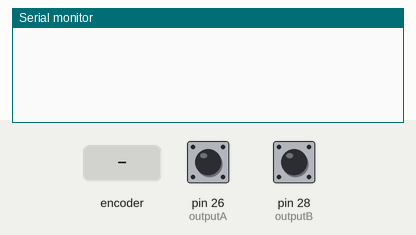
Simulated run of this sketch. Board: Arduino Mega 2560, built with avr-gcc and run on an emulated ATmega2560. Shown: the last lines printed to the serial monitor. Inputs (shaded band) come from the test bench; at power-on: pin 26 (outputA) HIGH, pin 28 (outputB) HIGH. The ROS host is connected and sends only what is stated.

Above: at 1.2 s.
1.3 s: rotary encoder on pin 26 (outputA) / pin 28 (outputB) turned 1 step (first pin leading)
At 2.2 s:
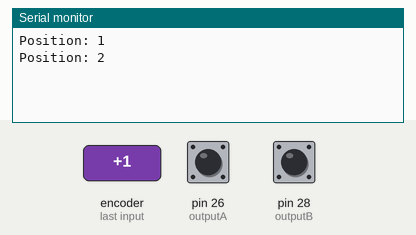
3.0 s: rotary encoder on pin 26 (outputA) / pin 28 (outputB) turned 1 step (first pin leading)
At 3.5 s:
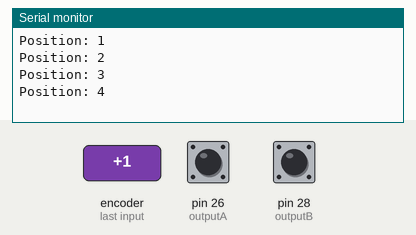
Timing chart, 0 to 6.0 s (numbered marks = the images above; inputs shaded):
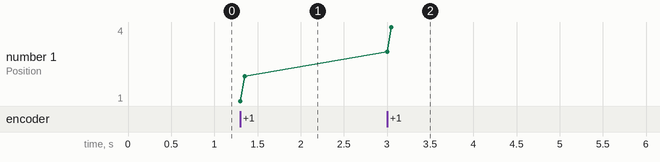

Measured:
- after the input at 1.3 s, the serial monitor: prints a new line at once (image 1)
- after the input at 3.0 s, the serial monitor: prints a new line at once (image 2)
- plotted number 1: 2 → 4 after the input at 3.0 s

The sketch:

Encoder.ino
```cpp
// (licence header left out)
/*
 *  Encoder ROSSERIAL Node PUBLISHER test app
 *
 *  Copyright 2021  Micropolis Team
 *  http://www.micropolis.ae
 *
 */
 #include <ros.h>
 #include <std_msgs/Float32.h>
 std_msgs::Float32 en_msg;
 ros::Publisher encoder_("encoderData", &en_msg);
ros::NodeHandle nh;

 #define outputA 26
 #define outputB 28
 int counter = 0;
 int aState;
 int aLastState;
 void setup() {
   pinMode (outputA,INPUT);
   pinMode (outputB,INPUT);
  nh.getHardware()->setBaud(9600);
  nh.initNode();
  nh.advertise(encoder_);
   Serial.begin (9600);
   // Reads the initial state of the outputA
   aLastState = digitalRead(outputA);
 }
 void loop() {
   aState = digitalRead(outputA); // Reads the "current" state of the outputA
   // If the previous and the current state of the outputA are different, that means a Pulse has occured
   if (aState != aLastState){
     // If the outputB state is different to the outputA state, that means the encoder is rotating clockwise
     if (digitalRead(outputB) != aState) {
       counter ++;
     } else {
       counter --;
     }
     Serial.print("Position: ");
     Serial.println(counter);
   }
   aLastState = aState; // Updates the previous state of the outputA with the current state
   en_msg.data = counter;
   encoder_.publish(&en_msg);
       nh.spinOnce();

 }
```
